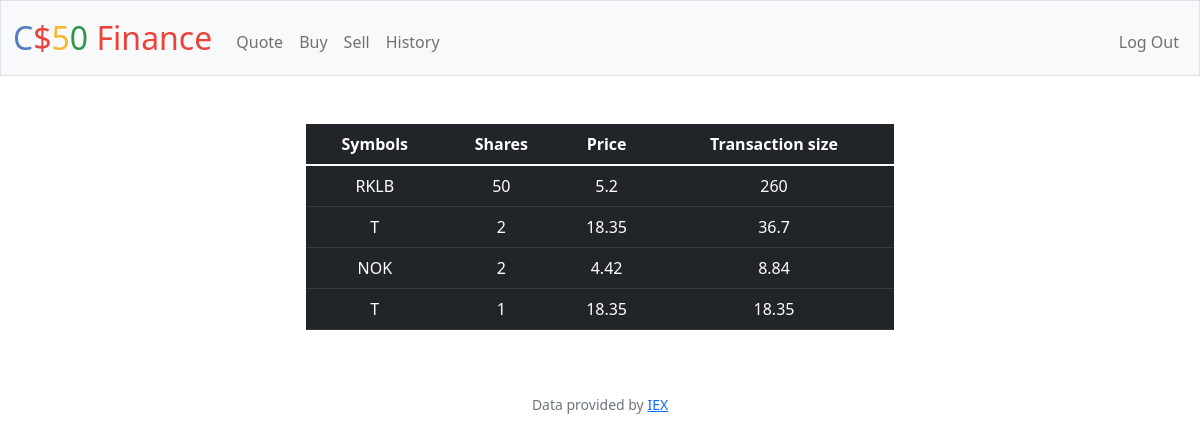
Screenshot of /history (signed in) with the database file from the repository.
### tables this page shows
CREATE TABLE history (
                history_user_id INTEGER NOT NULL,
                history_id INTEGER PRIMARY KEY,
                name TEXT NOT NULL,
                symbol TEXT NOT NULL,
                shares INTEGER NOT NULL,
                price INTEGER NOT NULL,
                value_of_stock NUMERIC NOT NULL
            );

### app.py (the view)
@app.route("/history")
@login_required
def history():
    history_rows = db.execute("SELECT * FROM history WHERE history_user_id = ?", session["user_id"])
    return render_template("history.html", history_rows = history_rows)

### app.py (called while the page is built)
@app.after_request
def after_request(response):
    response.headers["Cache-Control"] = "no-cache, no-store, must-revalidate"
    response.headers["Expires"] = 0
    response.headers["Pragma"] = "no-cache"
    return response

### helpers.py (called while the page is built)
def login_required(f):
    @wraps(f)
    def decorated_function(*args, **kwargs):
        if session.get("user_id") is None:
            return redirect("/login")
        return f(*args, **kwargs)
    return decorated_function

### templates/history.html
{% extends "layout.html" %}
{% block main %}
<div class="mx-auto w-50">
<table class="table table-dark">
    <thead>
        <tr>
            <th>Symbols</th>
            <th>Shares</th>
            <th>Price</th>
            <th>Transaction size</th>
        </tr>
    </thead>
    <tbody>
        {% for dict in history_rows %}
            <tr>
                <td>{{dict.symbol}}</td>
                <td>{{dict.shares}}</td>
                <td>{{dict.price}}</td>
                <td>{{dict.value_of_stock}}</td>
            </tr>
        {% endfor %}
    </tbody>
</table>
{% endblock %}

### rows the page displays
history: symbol "RKLB", shares "50", price "5.2", value_of_stock "260"
history: symbol "T", shares "2", price "18.35", value_of_stock "36.7"
history: symbol "NOK", shares "2", price "4.42", value_of_stock "8.84"
history: symbol "T", shares "1", price "18.35", value_of_stock "18.35"
